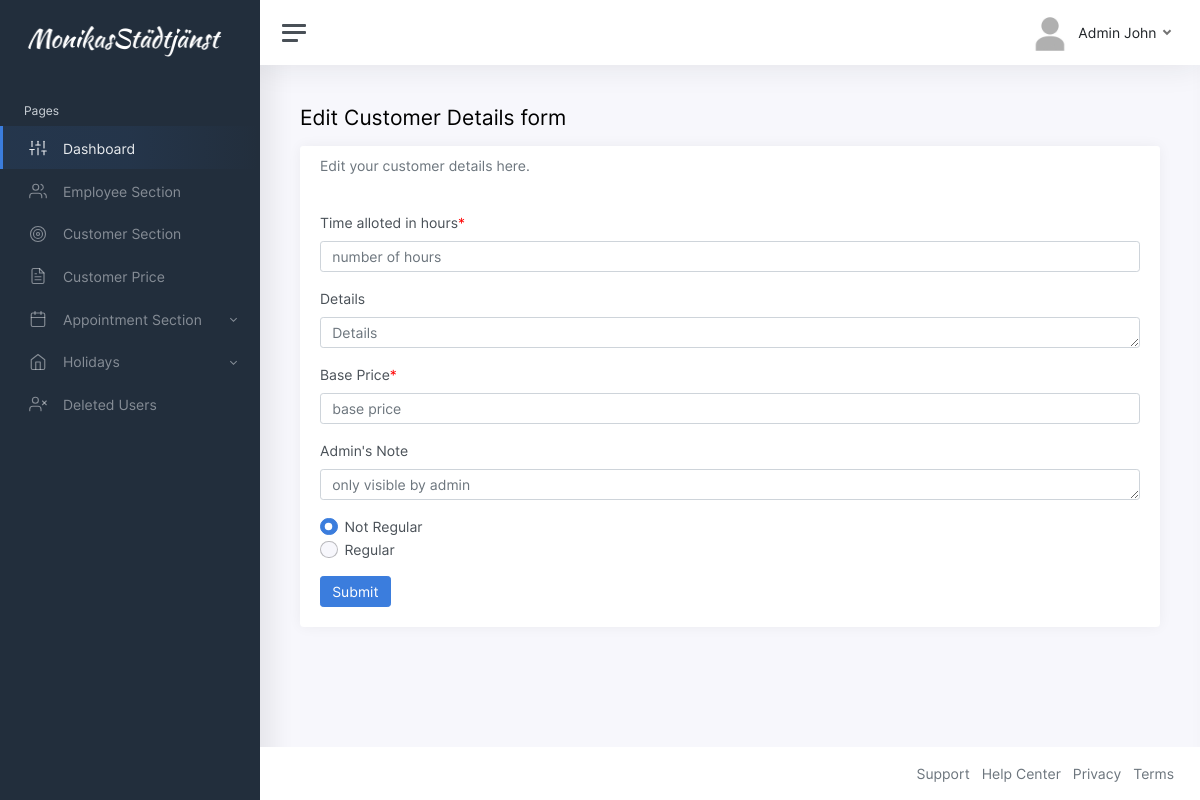
The page /edit-customer-details.php?id=37 (signed in) on the database as committed earlier.
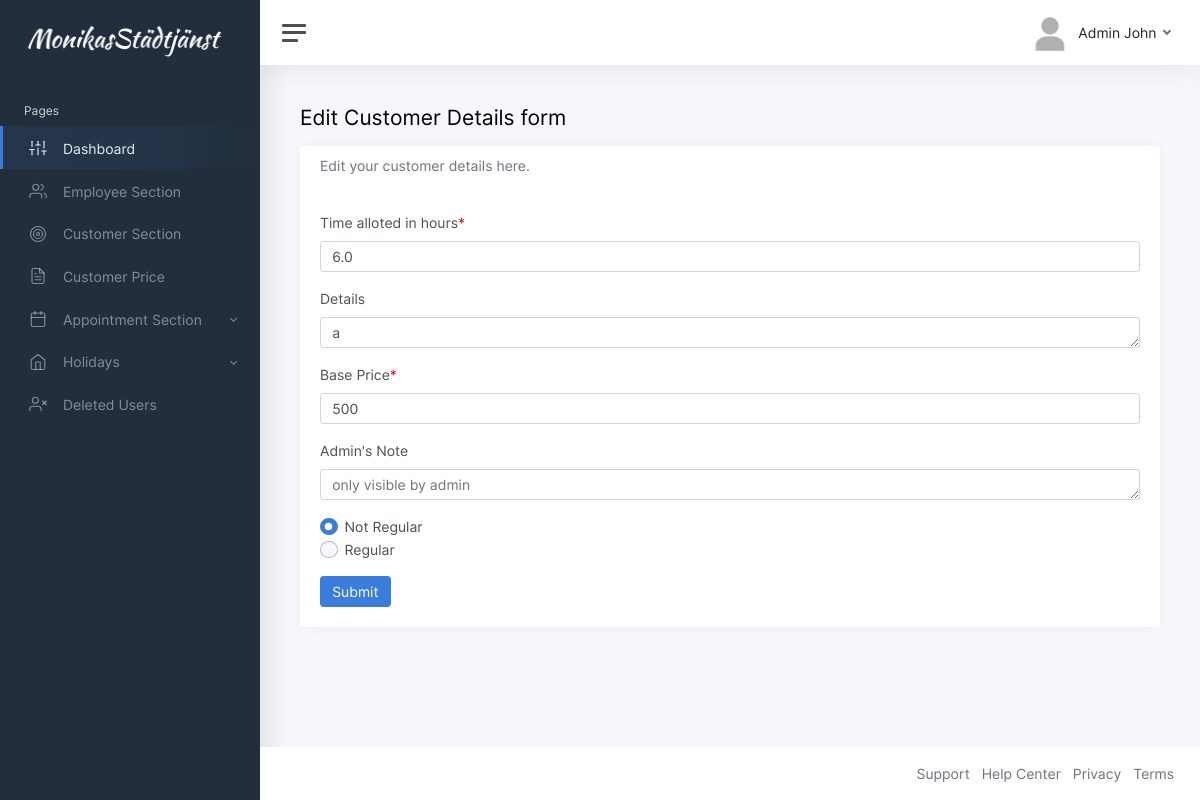
The same page on the database as committed later.
### tables this page shows
CREATE TABLE `customer_details` (
  `id` int(255) NOT NULL,
  `user_id` int(255) NOT NULL,
  `details` varchar(1000) DEFAULT NULL,
  `time_alloted` decimal(4,1) NOT NULL,
  `appointment_type` varchar(20) NOT NULL,
  `base_price` int(11) NOT NULL,
  `admin_note` varchar(255) DEFAULT NULL,
  `is_personal` int(1) NOT NULL DEFAULT 1,
  `deleted_at` datetime(6) DEFAULT NULL
);

### edit-customer-details.php (the view, shortened to what this page needs)
<?php
include "connection.php";
?>
<!DOCTYPE html>
<html lang="en">
<head>
	<link href="css/app.css" rel="stylesheet">
</head>
<body>
	<div class="wrapper">
		<nav id="sidebar" class="sidebar">
			<div class="sidebar-content js-simplebar">
		<?php include("sidebar.php"); ?>
			</div>
		</nav>
		<div class="main">
        <?php
                $user_id = $_GET['id'];
                $result = mysqli_query($db,"SELECT details,time_alloted,base_price,admin_note from `customer_details` where user_id='$user_id';");
                $res = $result->fetch_assoc();
            ?>
			<nav class="navbar navbar-expand navbar-light navbar-bg">
				<a class="sidebar-toggle d-flex">
          <i class="hamburger align-self-center"></i>
        </a>
								<?php include("navbar.php"); ?>
			</nav>
			<main class="content">
				<div class="container-fluid p-0">
					<h1 class="h3 mb-3">Edit Customer Details form</h1>
					<div class="row">
						<div class="">
							<div class="card">
								<div class="card-header">
									<h6 class="card-subtitle text-muted">Edit your customer details here.</h6>
								</div>
								<div class="card-body">
									<form enctype="multipart/form-data" method="post" action="">
										<div class="mb-3">
											<label class="form-label">Time alloted in hours<span style="color:red">*</span></label>
											<input type="number"  step="0.1" name="time"class="form-control" placeholder="number of hours" value="<?php echo $res['time_alloted']; ?>">
										</div>
										<div class="mb-3">
											<label class="form-label">Details</label>
											<textarea class="form-control"name="details" placeholder="Details" rows="1" ><?php echo $res['details']; ?></textarea>
										</div>
										<div class="mb-3">
											<label class="form-label">Base Price<span style="color:red">*</span></label>
											<input type="number"  name="base-price"class="form-control" placeholder="base price" value="<?php echo $res['base_price']; ?>">
										</div>
										<div class="mb-3">
											<label class="form-label">Admin's Note</label>
											<textarea class="form-control"name="admin_note" placeholder="only visible by admin" rows="1" ><?php echo $res['admin_note']; ?></textarea>
										</div>
										<div class="mb-3">
											<label class="form-check"><input class="form-check-input" type="radio" value="not-regular" onclick="javascript:yesnoCheck();" name="yesno" id="noCheck" checked>
														<span class="form-check-label">
															Not Regular
														</span></label>
											<label class="form-check">
													<input class="form-check-input" type="radio" onclick="javascript:yesnoCheck();" name="yesno" id="yesCheck" value="regular">
														<span class="form-check-label">
															Regular
														</span>
												</label>
										</div>
										<button type="submit" name="submit"class="btn btn-primary">Submit</button>
									</form>
								</div>
							</div>
						</div>
							</div>
						</div>
			</main>
<?php include("footer.php"); ?>
		</div>
	</div>
</body>
</html>

Rows that differ between the two databases and show on the page:
added customer_details: time "6.0", details "a", base-price "500"
